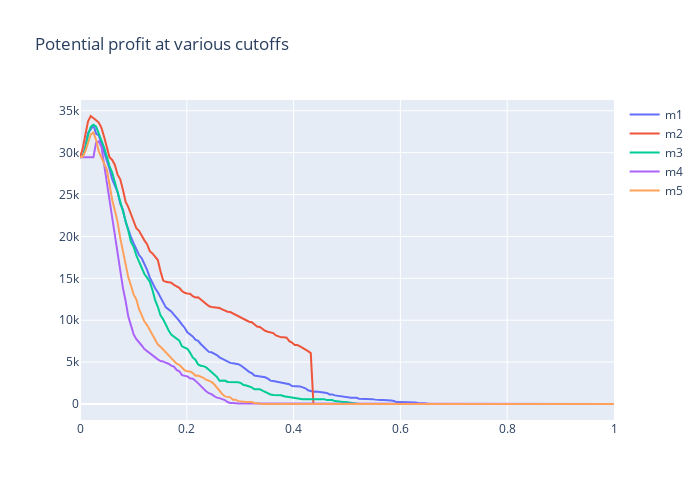

Notebook cell for this chart:
### Code cell
fig = go.Figure()

for model_key in models:

    fig.add_trace(
        go.Scatter(
            x=dfprofit['threshold'], 
            y=dfprofit[model_key + '_profit'],
            mode='lines',
            name=model_key
        )
    )
    
fig.update_layout(
    width=700, height=500,
    title='Potential profit at various cutoffs'
)
    
fig.show()

### Figure 1 — Plotly figure (JSON) as saved in the notebook; plotly's stock layout.template omitted (floating-point values rounded to 4 significant figures; data arrays with more than 128 entries replaced by an {"elided": "..."} marker saying what was removed)
{"data": [{"mode": "lines", "name": "m1", "type": "scatter", "x": {"elided": "200 float values"}, "y": {"elided": "200 float values"}}, {"mode": "lines", "name": "m2", "type": "scatter", "x": {"elided": "200 float values"}, "y": {"elided": "200 float values"}}, {"mode": "lines", "name": "m3", "type": "scatter", "x": {"elided": "200 float values"}, "y": {"elided": "200 float values"}}, {"mode": "lines", "name": "m4", "type": "scatter", "x": {"elided": "200 float values"}, "y": {"elided": "200 float values"}}, {"mode": "lines", "name": "m5", "type": "scatter", "x": {"elided": "200 float values"}, "y": {"elided": "200 float values"}}], "layout": {"height": 500, "title": {"text": "Potential profit at various cutoffs"}, "width": 700, "xaxis": {"autorange": true, "range": [0, 1], "type": "linear"}, "yaxis": {"autorange": true, "range": [-1913.0, 36280.0], "type": "linear"}}}
